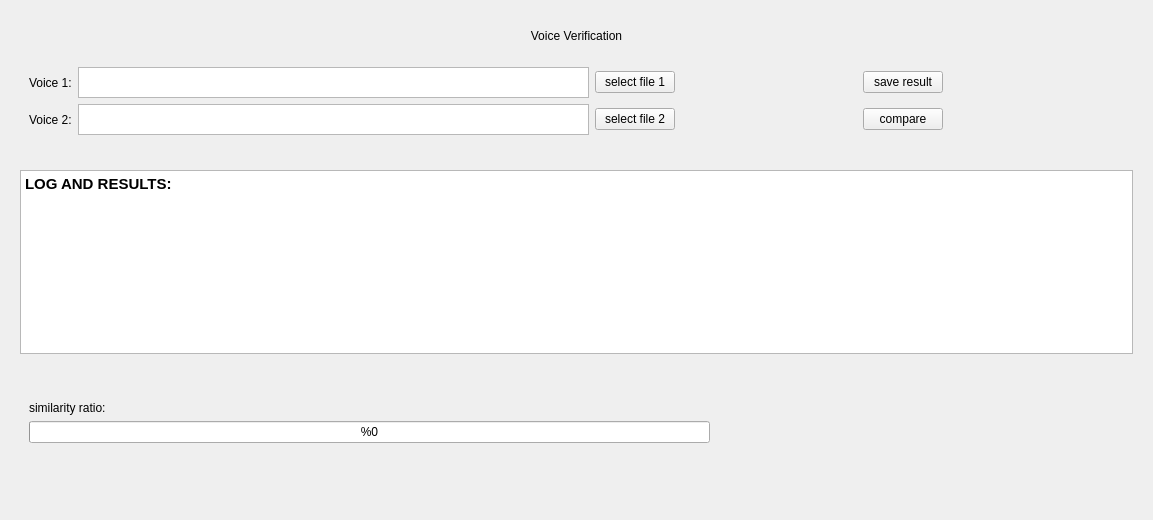
<?xml version="1.0" encoding="UTF-8"?>
<ui version="4.0">
 <class>voiceVerificationWidget</class>
 <widget class="QWidget" name="voiceVerificationWidget">
  <property name="geometry">
   <rect>
    <x>0</x>
    <y>0</y>
    <width>1153</width>
    <height>520</height>
   </rect>
  </property>
  <property name="windowTitle">
   <string>Form</string>
  </property>
  <layout class="QGridLayout" name="gridLayout_2">
   <item row="2" column="0">
    <widget class="QWidget" name="widget_mainWidget" native="true">
     <layout class="QGridLayout" name="gridLayout_4">
      <item row="2" column="0">
       <widget class="QWidget" name="widget_inputArea" native="true">
        <layout class="QGridLayout" name="gridLayout">
         <item row="0" column="2">
          <widget class="QPushButton" name="pushButton_selectFile1">
           <property name="styleSheet">
            <string notr="true">font: 14pt &quot;Hack&quot;;</string>
           </property>
           <property name="text">
            <string>select file 1</string>
           </property>
          </widget>
         </item>
         <item row="1" column="4">
          <widget class="QPushButton" name="pushButton_runComparsion">
           <property name="styleSheet">
            <string notr="true">font: 14pt &quot;Hack&quot;;</string>
           </property>
           <property name="text">
            <string>compare</string>
           </property>
          </widget>
         </item>
         <item row="0" column="0">
          <widget class="QLabel" name="label">
           <property name="styleSheet">
            <string notr="true">font: 14pt &quot;Hack&quot;;</string>
           </property>
           <property name="text">
            <string>Voice 1:</string>
           </property>
          </widget>
         </item>
         <item row="1" column="2">
          <widget class="QPushButton" name="pushButton_selectFile2">
           <property name="styleSheet">
            <string notr="true">font: 14pt &quot;Hack&quot;;</string>
           </property>
           <property name="text">
            <string>select file 2</string>
           </property>
          </widget>
         </item>
         <item row="0" column="3">
          <spacer name="horizontalSpacer_2">
           <property name="orientation">
            <enum>Qt::Horizontal</enum>
           </property>
           <property name="sizeHint" stdset="0">
            <size>
             <width>40</width>
             <height>20</height>
            </size>
           </property>
          </spacer>
         </item>
         <item row="1" column="0">
          <widget class="QLabel" name="label_2">
           <property name="styleSheet">
            <string notr="true">font: 14pt &quot;Hack&quot;;</string>
           </property>
           <property name="text">
            <string>Voice 2:</string>
           </property>
          </widget>
         </item>
         <item row="3" column="1">
          <spacer name="horizontalSpacer">
           <property name="orientation">
            <enum>Qt::Horizontal</enum>
           </property>
           <property name="sizeHint" stdset="0">
            <size>
             <width>40</width>
             <height>20</height>
            </size>
           </property>
          </spacer>
         </item>
         <item row="0" column="1">
          <widget class="QTextBrowser" name="textBrowser_voice1showPath">
           <property name="minimumSize">
            <size>
             <width>511</width>
             <height>31</height>
            </size>
           </property>
           <property name="maximumSize">
            <size>
             <width>601</width>
             <height>31</height>
            </size>
           </property>
          </widget>
         </item>
         <item row="0" column="4">
          <widget class="QPushButton" name="pushButton_saveResults">
           <property name="styleSheet">
            <string notr="true">font: 14pt &quot;Hack&quot;;</string>
           </property>
           <property name="text">
            <string>save result</string>
           </property>
          </widget>
         </item>
         <item row="1" column="1">
          <widget class="QTextBrowser" name="textBrowser_voice2showPath">
           <property name="minimumSize">
            <size>
             <width>511</width>
             <height>31</height>
            </size>
           </property>
           <property name="maximumSize">
            <size>
             <width>601</width>
             <height>31</height>
            </size>
           </property>
          </widget>
         </item>
         <item row="0" column="5">
          <spacer name="horizontalSpacer_3">
           <property name="orientation">
            <enum>Qt::Horizontal</enum>
           </property>
           <property name="sizeHint" stdset="0">
            <size>
             <width>40</width>
             <height>20</height>
            </size>
           </property>
          </spacer>
         </item>
        </layout>
       </widget>
      </item>
      <item row="4" column="0">
       <spacer name="verticalSpacer_3">
        <property name="orientation">
         <enum>Qt::Vertical</enum>
        </property>
        <property name="sizeHint" stdset="0">
         <size>
          <width>20</width>
          <height>40</height>
         </size>
        </property>
       </spacer>
      </item>
      <item row="5" column="0">
       <widget class="QWidget" name="widget_3_similarityProgressBar" native="true">
        <layout class="QGridLayout" name="gridLayout_5">
         <item row="2" column="0">
          <spacer name="verticalSpacer_2">
           <property name="orientation">
            <enum>Qt::Vertical</enum>
           </property>
           <property name="sizeHint" stdset="0">
            <size>
             <width>20</width>
             <height>40</height>
            </size>
           </property>
          </spacer>
         </item>
         <item row="0" column="0" colspan="2">
          <widget class="QLabel" name="label_3">
           <property name="styleSheet">
            <string notr="true">font: 14pt &quot;Hack&quot;;</string>
           </property>
           <property name="text">
            <string>similarity ratio:</string>
           </property>
          </widget>
         </item>
         <item row="1" column="0">
          <widget class="QProgressBar" name="progressBar_similarityShower">
           <property name="maximumSize">
            <size>
             <width>681</width>
             <height>31</height>
            </size>
           </property>
           <property name="styleSheet">
            <string notr="true">font: 14pt &quot;Hack&quot;;</string>
           </property>
           <property name="value">
            <number>0</number>
           </property>
           <property name="orientation">
            <enum>Qt::Horizontal</enum>
           </property>
           <property name="invertedAppearance">
            <bool>false</bool>
           </property>
           <property name="textDirection">
            <enum>QProgressBar::TopToBottom</enum>
           </property>
           <property name="format">
            <string>%%p</string>
           </property>
          </widget>
         </item>
        </layout>
       </widget>
      </item>
      <item row="3" column="0">
       <widget class="QTextBrowser" name="textBrowser_logAndResults">
        <property name="styleSheet">
         <string notr="true">font: 14pt &quot;Hack&quot;;</string>
        </property>
        <property name="html">
         <string>&lt;!DOCTYPE HTML PUBLIC &quot;-//W3C//DTD HTML 4.0//EN&quot; &quot;http://www.w3.org/TR/REC-html40/strict.dtd&quot;&gt;
&lt;html&gt;&lt;head&gt;&lt;meta name=&quot;qrichtext&quot; content=&quot;1&quot; /&gt;&lt;style type=&quot;text/css&quot;&gt;
p, li { white-space: pre-wrap; }
&lt;/style&gt;&lt;/head&gt;&lt;body style=&quot; font-family:'Hack'; font-size:14pt; font-weight:400; font-style:normal;&quot;&gt;
&lt;p style=&quot; margin-top:0px; margin-bottom:0px; margin-left:0px; margin-right:0px; -qt-block-indent:0; text-indent:0px;&quot;&gt;&lt;span style=&quot; font-family:'Cantarell'; font-size:11pt; font-weight:600;&quot;&gt;LOG AND RESULTS:&lt;/span&gt;&lt;/p&gt;&lt;/body&gt;&lt;/html&gt;</string>
        </property>
       </widget>
      </item>
      <item row="0" column="0">
       <widget class="QWidget" name="widget_4" native="true">
        <layout class="QGridLayout" name="gridLayout_3">
         <item row="1" column="0">
          <widget class="QLabel" name="label_4">
           <property name="styleSheet">
            <string notr="true">font: 14pt &quot;Hack&quot;;</string>
           </property>
           <property name="text">
            <string>&lt;html&gt;&lt;head/&gt;&lt;body&gt;&lt;p align=&quot;center&quot;&gt;Voice Verification&lt;/p&gt;&lt;/body&gt;&lt;/html&gt;</string>
           </property>
          </widget>
         </item>
        </layout>
       </widget>
      </item>
     </layout>
    </widget>
   </item>
   <item row="3" column="0">
    <spacer name="verticalSpacer_5">
     <property name="orientation">
      <enum>Qt::Vertical</enum>
     </property>
     <property name="sizeHint" stdset="0">
      <size>
       <width>20</width>
       <height>40</height>
      </size>
     </property>
    </spacer>
   </item>
  </layout>
 </widget>
 <resources/>
 <connections/>
</ui>
